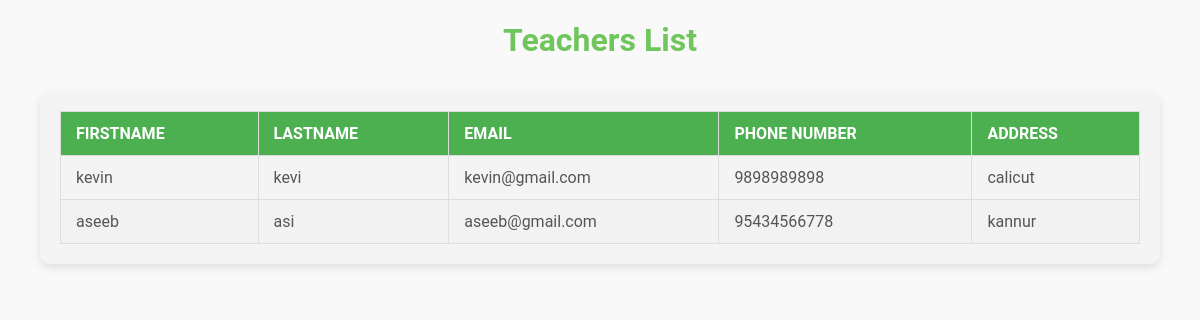
The app's page /tchrlist, older data.
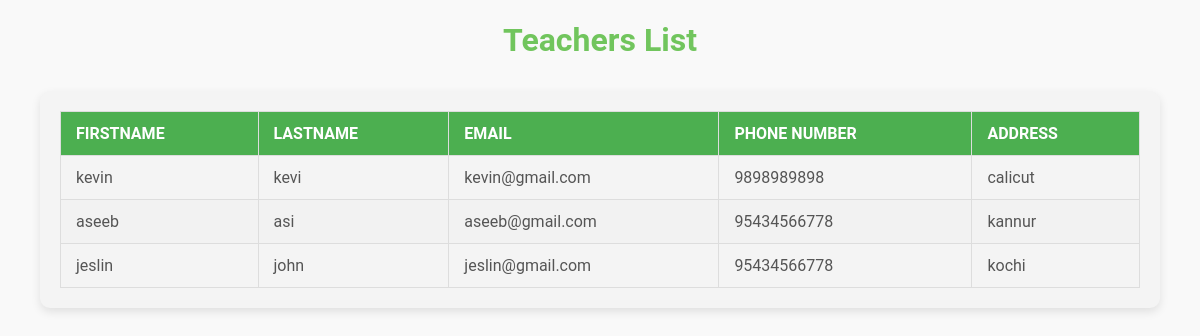
The same page, newer data.
### tables this page shows
CREATE TABLE Teacher (
    teachid INTEGER PRIMARY KEY AUTOINCREMENT,
    logid INTEGER,
    firstname TEXT,
    lastname TEXT,
    email TEXT,
    address TEXT,
    phone_number BIGINT,
    salary FLOAT,
    experience INTEGER,
    FOREIGN KEY (logid) REFERENCES Login(loginid)
);

### student.py (the view)
@app.route('/tchrlist')
def tchrlist():
    con=sqlite3.connect("studentmanagement.db")
    con.row_factory=sqlite3.Row
    cursor1=con.cursor()
    cursor1.execute("select * from Teacher")
    data=cursor1.fetchall()
    return render_template("tchrlist.html",view=data)

### templates/tchrlist.html (shortened to what this page needs)
<!DOCTYPE html>
<html lang="en">
<head>
</head>
<body>
    <h1>Teachers List</h1>
    <div class="table-container">
        <table>
            <thead>
                <tr>
                    <th>Firstname</th>
                    <th>Lastname</th>
                    <th>Email</th>
                    <th>Phone Number</th>
                    <th>Address</th>
                </tr>
            </thead>
            <tbody>
               {% for i in view %}
                <tr>
                    <td>{{i.firstname}}</td>
                    <td>{{i.lastname}}</td>
                    <td>{{i.email}}</td>
                    <td>{{i.phone_number}}</td>
                    <td>{{i.address}}</td>
                </tr>
               {% endfor %}
            </tbody>
        </table>
    </div>
</body>
</html>

Row changes from the older to the newer data that the page shows:
added Teacher: firstname "jeslin", lastname "john", email "jeslin@gmail.com", phone_number "95434566778", address "kochi"
